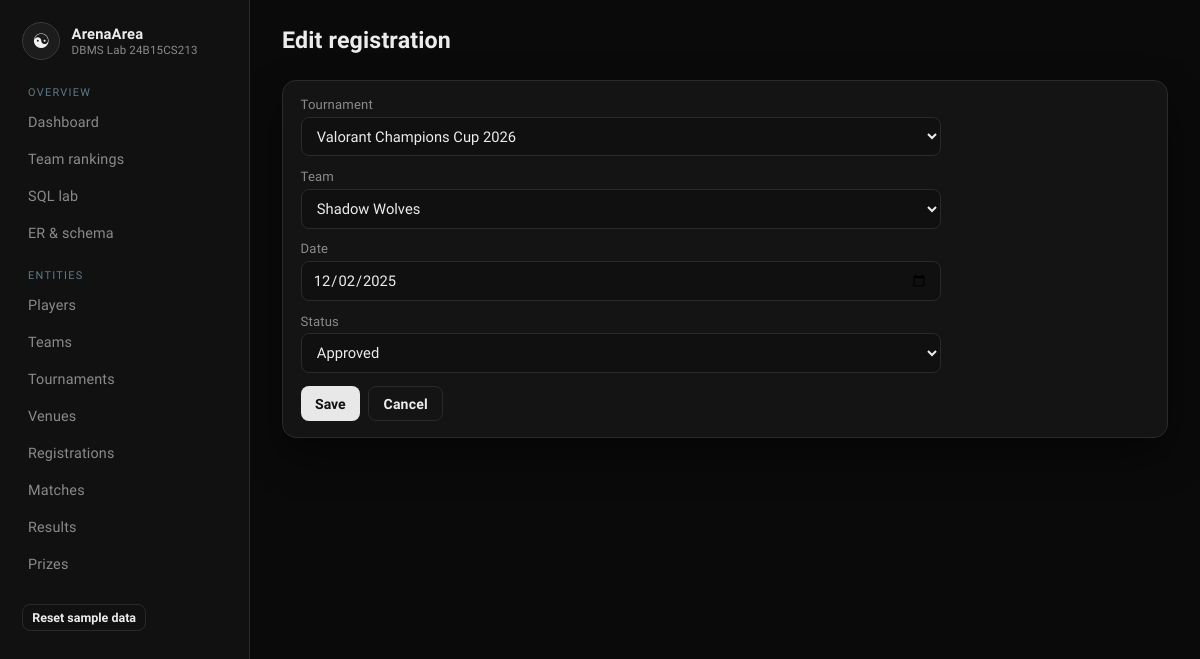
Screenshot of /registrations/2/edit with the database file from the repository.
### tables this page shows
CREATE TABLE Registration (
    registration_id   INTEGER PRIMARY KEY AUTOINCREMENT,
    tournament_id     INTEGER NOT NULL,
    team_id           INTEGER NOT NULL,
    registration_date TEXT    NOT NULL,
    status            TEXT    NOT NULL DEFAULT 'Pending'
                              CHECK (status IN ('Pending', 'Approved', 'Rejected')),
    UNIQUE (tournament_id, team_id),
    FOREIGN KEY (tournament_id) REFERENCES Tournament(tournament_id) ON DELETE CASCADE,
    FOREIGN KEY (team_id)       REFERENCES Team(team_id)           ON DELETE RESTRICT
);

CREATE TABLE Tournament (
    tournament_id   INTEGER PRIMARY KEY AUTOINCREMENT,
    tournament_name TEXT    NOT NULL,
    game_title      TEXT    NOT NULL,
    start_date      TEXT    NOT NULL,
    end_date        TEXT    NOT NULL,
    status          TEXT    NOT NULL CHECK (status IN ('Upcoming', 'Ongoing', 'Completed')),
    organizer_name  TEXT    NOT NULL,
    max_teams       INTEGER NOT NULL CHECK (max_teams >= 2),
    CHECK (end_date >= start_date)
);

CREATE TABLE Team (
    team_id      INTEGER PRIMARY KEY AUTOINCREMENT,
    team_name    TEXT    NOT NULL UNIQUE,
    coach_name   TEXT    NOT NULL,
    founded_year INTEGER NOT NULL CHECK (founded_year BETWEEN 2000 AND 2100),
    status       TEXT    NOT NULL DEFAULT 'Active'
                         CHECK (status IN ('Active', 'Inactive'))
);

### app.py (the view, shortened to what this page needs)
@app.route("/registrations/<int:registration_id>/edit", methods=["GET", "POST"])
def registration_edit(registration_id):
    item = query("SELECT * FROM Registration WHERE registration_id = ?", (registration_id,), one=True)
    return render_template("registration_form.html", item=item, tournaments=tournaments(), teams=teams())

### app.py (called while the page is built)
def get_db():
    if "db" not in g:
        g.db = sqlite3.connect(DB_PATH)
        g.db.row_factory = sqlite3.Row
        g.db.execute("PRAGMA foreign_keys = ON")
    return g.db

def query(sql, args=(), one=False):
    cur = get_db().execute(sql, args)
    rows = cur.fetchall()
    cur.close()
    return (rows[0] if rows else None) if one else rows

def teams():
    return query("SELECT * FROM Team ORDER BY team_name")

def tournaments():
    return query("SELECT * FROM Tournament ORDER BY start_date")

### templates/registration_form.html (shortened to what this page needs)
{% extends "base.html" %}
{% block content %}
<div class="topbar"><div><h2>{{ 'Edit registration' if item else 'Register team' }}</h2></div></div>
<div class="card">
<form class="stack" method="post">
  <label>Tournament
    <select name="tournament_id" required>
      {% for t in tournaments %}
        <option value="{{ t.tournament_id }}" {% if item and item.tournament_id==t.tournament_id %}selected{% endif %}>{{ t.tournament_name }}</option>
      {% endfor %}
    </select>
  </label>
  <label>Team
    <select name="team_id" required>
      {% for t in teams %}
        <option value="{{ t.team_id }}" {% if item and item.team_id==t.team_id %}selected{% endif %}>{{ t.team_name }}</option>
      {% endfor %}
    </select>
  </label>
  <label>Date <input type="date" name="registration_date" required value="{{ item.registration_date if item else '' }}"></label>
  <label>Status
    <select name="status">
      {% for s in ['Pending','Approved','Rejected'] %}
        <option value="{{ s }}" {% if item and item.status==s %}selected{% endif %}>{{ s }}</option>
      {% endfor %}
    </select>
  </label>
  <div class="actions">
    <button class="btn" type="submit">Save</button>
    <a class="btn ghost" href="{{ url_for('registrations_list') }}">Cancel</a>
  </div>
</form>
</div>
{% endblock %}

### static/style.css (style rules this page uses)
:root { --bg: #0a0a0a; --panel: #141414; --panel-2: #1a1a1a; --line: #2a2a2a; --text: #ececec; --muted: #8a8a8a; --mint: #cfcfcf; --mint-dim: #3a3a3a; --coral: #9a9a9a; --gold: #d0d0d0; --blue: #b8b8b8; --shadow: 0 18px 40px rgba(0, 0, 0, 0.45); }
* { box-sizing: border-box; }
html, body { margin: 0; min-height: 100%; }
body { font-family: "Sora", sans-serif; background: var(--bg); color: var(--text); letter-spacing: 0.01em; }
a { color: var(--mint); text-decoration: none; }
.topbar { display: flex; justify-content: space-between; align-items: flex-start; gap: 1rem; margin-bottom: 1.4rem; }
.topbar h2 { margin: 0 0 0.25rem; font-size: 1.45rem; }
.actions { display: flex; gap: 0.5rem; flex-wrap: wrap; }
.btn, button.btn, input[type="submit"] { border: 0; background: #e8e8e8; color: #111; font-weight: 600; padding: 0.55rem 0.9rem; border-radius: 8px; cursor: pointer; font-family: inherit; font-size: 0.88rem; }
.btn.ghost, button.ghost { background: transparent; color: var(--text); border: 1px solid var(--line); }
.card { background: var(--panel); border: 1px solid var(--line); border-radius: 14px; padding: 1rem 1.1rem; box-shadow: var(--shadow); }
form.stack { display: grid; gap: 0.8rem; max-width: 640px; }
label { display: grid; gap: 0.3rem; font-size: 0.82rem; color: var(--muted); }
input, select, textarea { background: #101010; border: 1px solid var(--line); color: var(--text); border-radius: 8px; padding: 0.55rem 0.7rem; font-family: inherit; font-size: 0.92rem; }

### rows the page displays
Registration: tournament_id "Valorant Champions Cup 2026", team_id "Shadow Wolves", registration_date "12/02/2025", status "Approved"

### other values shown
{{ 'Edit registration' if item else 'Register team' }} "Edit registration"
